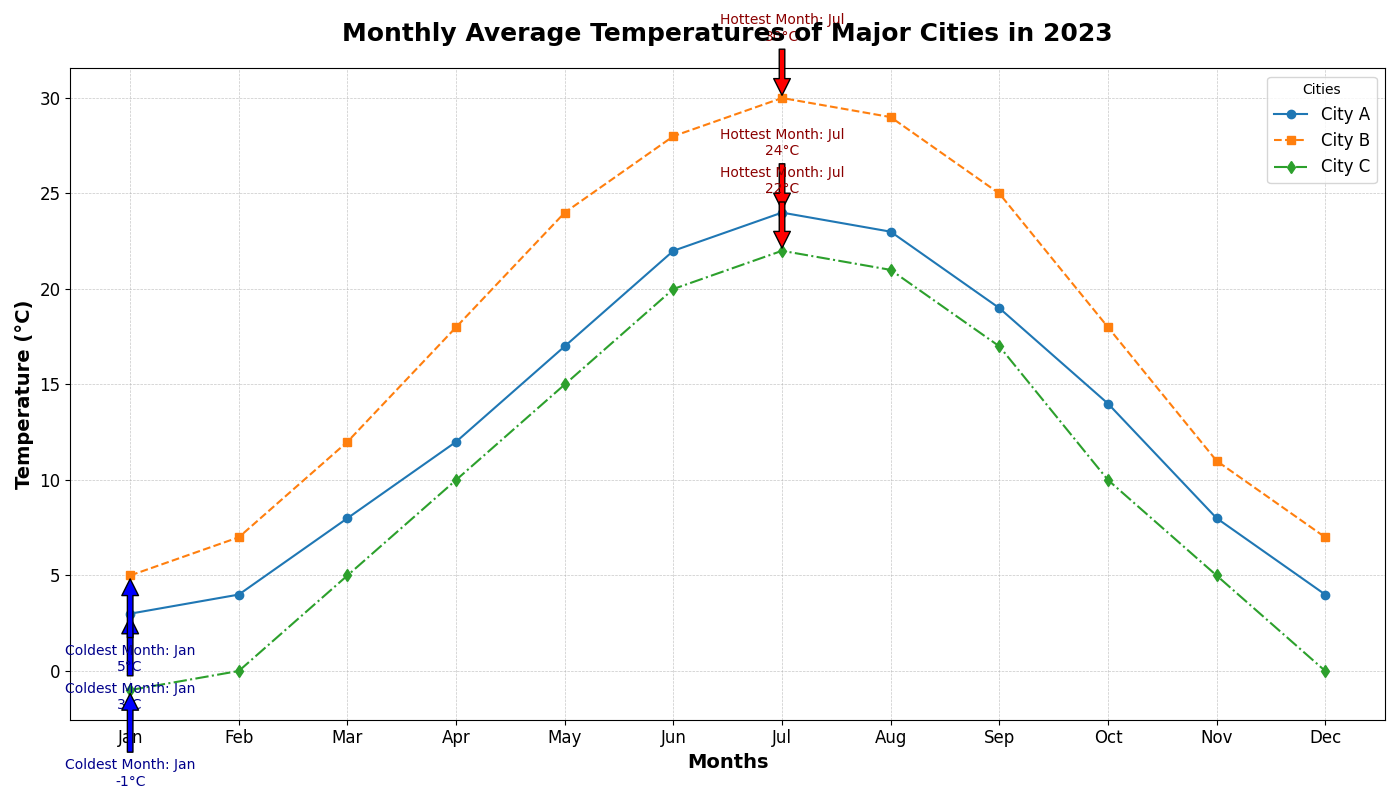

Write the Python code that produced this figure.
import matplotlib.pyplot as plt
import numpy as np

# Define months
months = np.array(['Jan', 'Feb', 'Mar', 'Apr', 'May', 'Jun', 'Jul', 'Aug', 'Sep', 'Oct', 'Nov', 'Dec'])

# Constructing average temperature data (in Celsius) for three cities
city_names = ['City A', 'City B', 'City C']
city_a_temps = np.array([3, 4, 8, 12, 17, 22, 24, 23, 19, 14, 8, 4])
city_b_temps = np.array([5, 7, 12, 18, 24, 28, 30, 29, 25, 18, 11, 7])
city_c_temps = np.array([-1, 0, 5, 10, 15, 20, 22, 21, 17, 10, 5, 0])

# Create the plot area
fig, ax = plt.subplots(figsize=(14, 8))

# Plot lines representing average temperatures over months for each city
ax.plot(months, city_a_temps, marker='o', linestyle='-', label='City A')
ax.plot(months, city_b_temps, marker='s', linestyle='--', label='City B')
ax.plot(months, city_c_temps, marker='d', linestyle='-.', label='City C')

# Customize the title, labels and legend
ax.set_title("Monthly Average Temperatures of Major Cities in 2023", fontsize=18, fontweight='bold', pad=20)
ax.set_xlabel("Months", fontsize=14, weight='bold')
ax.set_ylabel("Temperature (°C)", fontsize=14, weight='bold')
ax.legend(loc='upper right', fontsize=12, title='Cities')

# Add grid for better readability
ax.grid(True, which='both', linestyle='--', linewidth=0.5, alpha=0.7)

# Highlight hottest and coldest months for each city
for city_temps, city_name in zip([city_a_temps, city_b_temps, city_c_temps], city_names):
    hottest_month = months[np.argmax(city_temps)]
    coldest_month = months[np.argmin(city_temps)]
    hottest_temp = np.max(city_temps)
    coldest_temp = np.min(city_temps)
    
    ax.annotate(f'Hottest Month: {hottest_month}\n{hottest_temp}°C', 
                xy=(hottest_month, hottest_temp), 
                xytext=(hottest_month, hottest_temp + 3), 
                arrowprops=dict(facecolor='red', shrink=0.05), 
                fontsize=10, color='darkred', ha='center')
    
    ax.annotate(f'Coldest Month: {coldest_month}\n{coldest_temp}°C', 
                xy=(coldest_month, coldest_temp), 
                xytext=(coldest_month, coldest_temp - 5), 
                arrowprops=dict(facecolor='blue', shrink=0.05), 
                fontsize=10, color='darkblue', ha='center')

# Improve x-tick and y-tick appearance
plt.xticks(fontsize=12)
plt.yticks(fontsize=12)

# Adjust layout to prevent text overlap
plt.tight_layout()

# Display the chart
plt.show()
